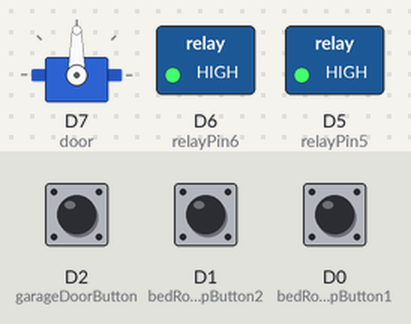
This sketch was run on a simulated ESP8266 (NodeMCU). Parts: servo, switched loads named in the sketch (green lamp = pin HIGH). The test bench sets the inputs (shaded band); at power-on: D2 (garageDoorButton) LOW, D1 (bedRoomLampButton2) HIGH, D0 (bedRoomLampButton1) HIGH. WiFi joins after 1.5 s; servers stay silent unless stated; what the sketch prints to the serial monitor is not drawn.

Above: at 1.2 s.
1.3 s: D2 (garageDoorButton) pulled HIGH for 0.15 s
At 2.7 s:
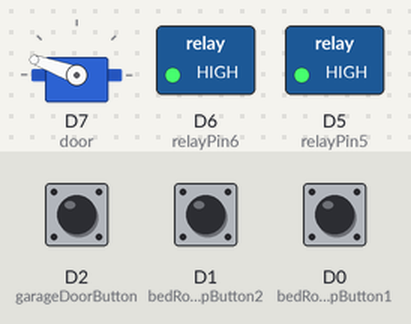
3.0 s: D1 (bedRoomLampButton2) pulled LOW for 0.15 s
At 3.07 s:
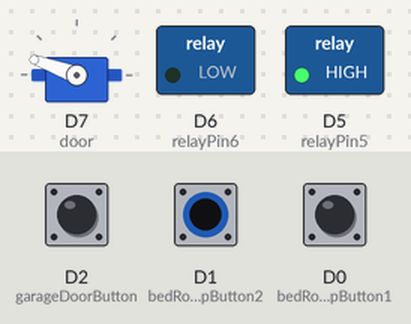
4.6 s: D0 (bedRoomLampButton1) pulled LOW for 0.15 s
At 4.67 s:
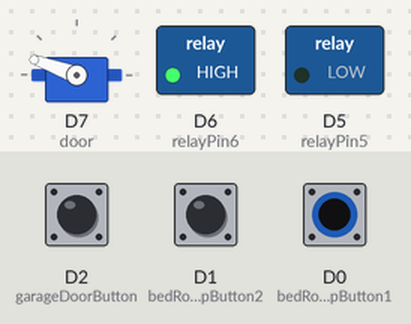
6.2 s: D2 (garageDoorButton) pulled HIGH for 1 s
Timing chart, 0 to 9.2 s (numbered marks = the images above; inputs shaded):
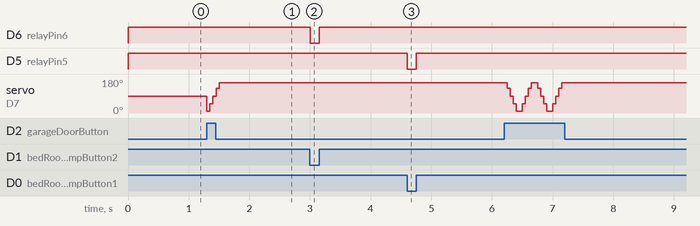

Measured:
- after the input at 1.3 s, servo on D7 (door): 90° → 160° at once
- after the input at 3.0 s, D6 (relayPin6): HIGH → LOW at once, → HIGH 0.15 s later
- after the input at 4.6 s, D5 (relayPin5): HIGH → LOW at once, → HIGH 0.15 s later

The sketch:

ESP8266-control-garage-bedroom-devices.ino
```cpp
/*
 *
 */

#include <Arduino.h>
#include <ESP8266WiFi.h>
#include <WebSocketsClient.h>

#define DEBUG_SERIAL Serial

WebSocketsClient webSocket;

const char *ssid = "Jo";
const char *password = "xxxxxxxx";

unsigned long messageInterval = 5000;
bool connected = false;

void setup()
{
  setupBedRoomInputOutpt();
  setupGarageInputOutpt();
  DEBUG_SERIAL.begin(9600);
  DEBUG_SERIAL.printf("try to connect to the wifi");

  WiFi.begin(ssid, password);

  if (WiFi.status() == WL_CONNECTED)
  {
    DEBUG_SERIAL.print("Local IP: ");
    DEBUG_SERIAL.println(WiFi.localIP());
  }else{
    DEBUG_SERIAL.println("not connected to wifi");
    }

  // server address, port and URL
  webSocket.begin("192.168.1.5", 8080, "/connect");
  webSocket.setAuthorization("esp2", "password");
  // event handler
  webSocket.onEvent(webSocketEvent);
}

void loop()
{
  if (WiFi.status() == WL_CONNECTED)
  {
    webSocket.loop();
  }

  bedRoom();
  garage();
}
```

ESP8266WebsocketEvent.ino
```cpp
void webSocketEvent(WStype_t type, uint8_t *payload, size_t length)
{
    switch (type)
    {
    case WStype_DISCONNECTED:
        DEBUG_SERIAL.printf("[WSc] Disconnected!\n");
        break;

    case WStype_CONNECTED:
        DEBUG_SERIAL.printf("[WSc] Connected to url: %s\n", payload);
        break;

    case WStype_TEXT:
    {
        String str = (char *)payload;
        Serial.println(str);
        int index = str.indexOf(":");
        String room = str.substring(0, index);
        if (room.equals("bedRoom"))
        {
            String device = str.substring(index + 1, str.length());
            bedRoom(device);
        }
        else if (room.equals("garage"))
        {
            String device = str.substring(index + 1, str.length());
            garage(device);
        }

        DEBUG_SERIAL.printf("[WSc] RESPONSE: %s\n", str);
    }
    break;
    }
}
```

bedRoom.ino
```cpp
// GPIO2 input pins

uint8_t bedRoomLampButton1 =D0;
uint8_t bedRoomLampButton2 =D1;


// GPIO2 output pins

uint8_t relayPin5 = D5;
uint8_t relayPin6 = D6;


int previuseStateBedRoomButton1 = 0;
int previuseStateBedRoomButton2 = 0;


void setupBedRoomInputOutpt()
{
  DEBUG_SERIAL.printf("setup bedroom input ,outpit pins\n");

  // Set output pins
  pinMode(relayPin5, OUTPUT);
  pinMode(relayPin6, OUTPUT);

  // Set input pins
  pinMode(bedRoomLampButton1, INPUT);
  pinMode(bedRoomLampButton2, INPUT);

}
void bedRoom()
{
  bedRoomButton1();
  bedRoomButton2();


}

/*
 * manage bedroom button 1
 */
void bedRoomButton1()
{
  int currentState = digitalRead(bedRoomLampButton1);
  if (currentState == 0)
  {
    if (previuseStateBedRoomButton1 != currentState)
    {
      webSocket.sendTXT("bedRoom:lamp1:0");
      digitalWrite(relayPin5, LOW);
    }
  }
  else
  {

    if (previuseStateBedRoomButton1 != currentState)
    {
      webSocket.sendTXT("bedRoom:lamp1:1");
      digitalWrite(relayPin5, HIGH);
    }
  }
  previuseStateBedRoomButton1 = currentState;
}
/*
 * manage bedroomroom button 2
 */
void bedRoomButton2()
{
  int currentState = digitalRead(bedRoomLampButton2);
  if (currentState == 0)
  {

    if (previuseStateBedRoomButton2 != currentState)
    {
      webSocket.sendTXT("bedRoom:lamp2:0");
      digitalWrite(relayPin6, LOW);
    }
  }
  else
  {

    if (previuseStateBedRoomButton2 != currentState)
    {
      webSocket.sendTXT("bedRoom:lamp2:1");
      digitalWrite(relayPin6, HIGH);
    }
  }
  previuseStateBedRoomButton2 = currentState;
}


void bedRoom(String str)
{
  DEBUG_SERIAL.printf("[bedroom] RESPONSE: %s\n", str);

  int index = str.indexOf(":");
  String led = str.substring(0, index);
  int outputStatus = str.substring(index + 1, str.length()).toInt();

  if (led.equals("lamp1"))
  {
    DEBUG_SERIAL.printf("[bedroom] RESPONSE: %s\n", led);
    if (outputStatus == 0)
      digitalWrite(relayPin5, LOW);
    else
      digitalWrite(relayPin5, HIGH);
  }
  else if (led.equals("lamp2"))
  {
    DEBUG_SERIAL.printf("[bedroom] RESPONSE: %s\n", led);
    if (outputStatus == 0)
      digitalWrite(relayPin6, LOW);
    else
      digitalWrite(relayPin6, HIGH);
  }


}
```

garage.ino
```cpp
#include<Servo.h>

Servo motor;
// GPIO2 input pins
uint8_t garageDoorButton = D2;

// GPIO2 output pins
uint8_t door = D7;

void setupGarageInputOutpt()
{
  DEBUG_SERIAL.printf("setup garage input ,outpit pins\n");

  motor.attach(door);

    // Set input pins
  pinMode(garageDoorButton, INPUT);
}

bool isOpened = false;
void garage()
{
  int currentState = digitalRead(garageDoorButton);
  if (currentState == 1 && isOpened)
  {
    isOpened = false;
     webSocket.sendTXT("garage:door:0");
     closeDoor();
  }
  else if (currentState == 1 && !isOpened)
  {
     isOpened = true;
     webSocket.sendTXT("garage:door:1");
     openDoor();

  }

}

void garage(String str)
{
  int index = str.indexOf(":");
  String led = str.substring(0, index);
  int outputStatus = str.substring(index + 1, str.length()).toInt();

  if (led.equals("door"))
  {
    DEBUG_SERIAL.printf("[garage] RESPONSE: %s\n", led);
    if (outputStatus == 0 && isOpened){
      isOpened = false;
      closeDoor();
    }
    else if (outputStatus == 1 && !isOpened){
      isOpened = true;
      openDoor();
    }
  }
}
void openDoor(){
  motor.write(10);
  delay(50);
  motor.write(50);
  delay(50);
  motor.write(90);
  delay(50);
  motor.write(130);
  delay(50);
  motor.write(160);
  delay(50);


  }
void closeDoor(){
  motor.write(160);
  delay(50);
  motor.write(130);
  delay(50);
  motor.write(90);
  delay(50);
  motor.write(50);
  delay(50);
  motor.write(10);
  delay(50);


  }
```
